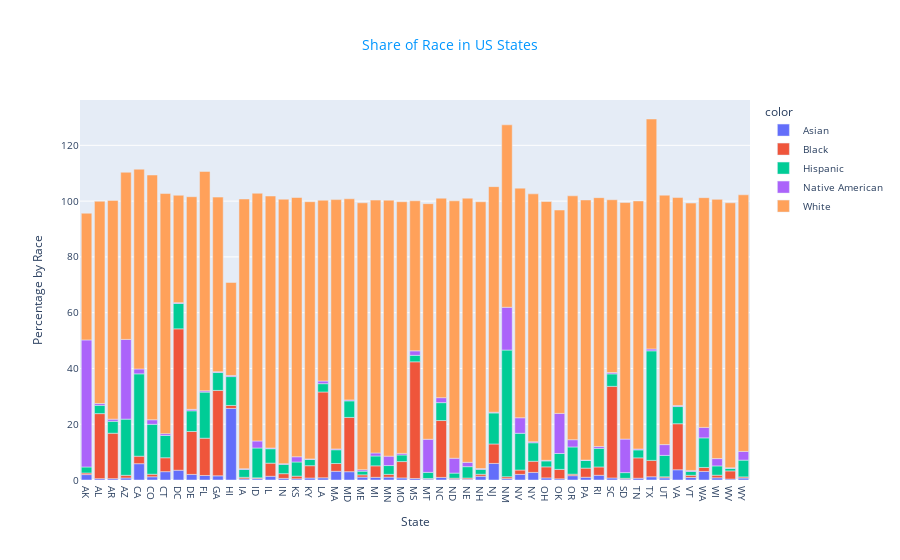

The code cell stored with this chart in its notebook:
### Code cell
bar = px.bar(x=poverty_dataframe['States'], y=poverty_dataframe['Rates'], color=poverty_dataframe['Shares'],title='Share of Race in US States')
bar['layout']['title']['font'] = dict(color='#0096FF')
bar.update_layout(xaxis_title='State', yaxis_title='Percentage by Race', font_size=10, title_x=0.5)

### Figure 1 — Plotly figure (JSON) as saved in the notebook; plotly's stock layout.template omitted (floating-point values rounded to 4 significant figures)
{"data": [{"alignmentgroup": "True", "hovertemplate": "color=Asian<br>x=%{x}<br>y=%{y}<extra></extra>", "legendgroup": "Asian", "marker": {"color": "#636efa", "pattern": {"shape": ""}}, "name": "Asian", "offsetgroup": "Asian", "orientation": "v", "showlegend": true, "textposition": "auto", "type": "bar", "x": ["AK", "AL", "AR", "AZ", "CA", "CO", "CT", "DC", "DE", "FL", "GA", "HI", "IA", "ID", "IL", "IN", "KS", "KY", "LA", "MA", "MD", "ME", "MI", "MN", "MO", "MS", "MT", "NC", "ND", "NE", "NH", "NJ", "NM", "NV", "NY", "OH", "OK", "OR", "PA", "RI", "SC", "SD", "TN", "TX", "UT", "VA", "VT", "WA", "WI", "WV", "WY"], "xaxis": "x", "y": [1.943, 0.4798, 0.4771, 0.7266, 5.851, 1.155, 2.99, 3.5, 2, 1.617, 1.492, 25.65, 0.4008, 0.4877, 1.337, 0.5868, 0.4264, 0.711, 0.7865, 3.116, 2.98, 1.032, 0.9542, 1.026, 0.743, 0.5461, 0.3189, 0.9263, 0.2935, 0.2919, 1.343, 5.945, 0.4939, 2.007, 2.719, 0.7515, 0.4265, 1.556, 0.989, 1.688, 0.74, 0.3179, 0.6373, 1.165, 0.7709, 3.669, 0.9101, 3.075, 0.7908, 0.3411, 0.7177], "yaxis": "y"}, {"alignmentgroup": "True", "hovertemplate": "color=Black<br>x=%{x}<br>y=%{y}<extra></extra>", "legendgroup": "Black", "marker": {"color": "#EF553B", "pattern": {"shape": ""}}, "name": "Black", "offsetgroup": "Black", "orientation": "v", "showlegend": true, "textposition": "auto", "type": "bar", "x": ["AK", "AL", "AR", "AZ", "CA", "CO", "CT", "DC", "DE", "FL", "GA", "HI", "IA", "ID", "IL", "IN", "KS", "KY", "LA", "MA", "MD", "ME", "MI", "MN", "MO", "MS", "MT", "NC", "ND", "NE", "NH", "NJ", "NM", "NV", "NY", "OH", "OK", "OR", "PA", "RI", "SC", "SD", "TN", "TX", "UT", "VA", "VT", "WA", "WI", "WV", "WY"], "xaxis": "x", "y": [0.571, 23.32, 16.3, 0.9545, 2.684, 0.9177, 4.992, 50.7, 15.39, 13.37, 30.63, 1.071, 0.5635, 0.2952, 4.704, 1.688, 0.9605, 4.421, 30.78, 2.795, 19.46, 0.8198, 4.124, 1.001, 5.865, 41.83, 0.2266, 20.4, 0.3574, 0.4205, 0.7156, 6.975, 0.667, 1.567, 4.008, 3.96, 3.376, 0.5308, 3.27, 2.988, 32.83, 0.29, 7.303, 5.869, 0.385, 16.51, 0.7706, 1.427, 0.9373, 2.915, 0.4025], "yaxis": "y"}, {"alignmentgroup": "True", "hovertemplate": "color=Hispanic<br>x=%{x}<br>y=%{y}<extra></extra>", "legendgroup": "Hispanic", "marker": {"color": "#00cc96", "pattern": {"shape": ""}}, "name": "Hispanic", "offsetgroup": "Hispanic", "orientation": "v", "showlegend": true, "textposition": "auto", "type": "bar", "x": ["AK", "AL", "AR", "AZ", "CA", "CO", "CT", "DC", "DE", "FL", "GA", "HI", "IA", "ID", "IL", "IN", "KS", "KY", "LA", "MA", "MD", "ME", "MI", "MN", "MO", "MS", "MT", "NC", "ND", "NE", "NH", "NJ", "NM", "NV", "NY", "OH", "OK", "OR", "PA", "RI", "SC", "SD", "TN", "TX", "UT", "VA", "VT", "WA", "WI", "WV", "WY"], "xaxis": "x", "y": [2.156, 2.98, 4.273, 20.14, 29.53, 17.9, 7.976, 9.1, 7.417, 16.53, 6.415, 10.36, 2.819, 10.7, 5.171, 3.318, 5.072, 2.226, 2.977, 4.938, 5.931, 1.313, 3.535, 3.154, 2.367, 2.322, 2.192, 6.413, 1.823, 4.07, 1.745, 11.12, 45.43, 13.17, 6.629, 2.13, 5.696, 9.759, 2.733, 6.668, 4.475, 2.037, 2.856, 39.28, 7.663, 6.153, 1.38, 10.61, 3.323, 0.9042, 6.003], "yaxis": "y"}, {"alignmentgroup": "True", "hovertemplate": "color=Native American<br>x=%{x}<br>y=%{y}<extra></extra>", "legendgroup": "Native American", "marker": {"color": "#ab63fa", "pattern": {"shape": ""}}, "name": "Native American", "offsetgroup": "Native American", "orientation": "v", "showlegend": true, "textposition": "auto", "type": "bar", "x": ["AK", "AL", "AR", "AZ", "CA", "CO", "CT", "DC", "DE", "FL", "GA", "HI", "IA", "ID", "IL", "IN", "KS", "KY", "LA", "MA", "MD", "ME", "MI", "MN", "MO", "MS", "MT", "NC", "ND", "NE", "NH", "NJ", "NM", "NV", "NY", "OH", "OK", "OR", "PA", "RI", "SC", "SD", "TN", "TX", "UT", "VA", "VT", "WA", "WI", "WV", "WY"], "xaxis": "x", "y": [45.55, 0.6593, 0.7599, 28.59, 1.757, 1.625, 0.6566, 0.3, 0.5237, 0.4554, 0.3003, 0.3881, 0.2714, 2.525, 0.2618, 0.2758, 1.873, 0.2101, 0.9573, 0.302, 0.3409, 0.545, 1.077, 3.363, 0.5689, 1.615, 11.87, 1.788, 5.33, 1.56, 0.2875, 0.2571, 15.34, 5.577, 0.3613, 0.215, 14.38, 2.606, 0.1616, 0.6706, 0.4628, 12.03, 0.3166, 0.6779, 3.87, 0.3423, 0.3697, 3.75, 2.62, 0.2002, 3.124], "yaxis": "y"}, {"alignmentgroup": "True", "hovertemplate": "color=White<br>x=%{x}<br>y=%{y}<extra></extra>", "legendgroup": "White", "marker": {"color": "#FFA15A", "pattern": {"shape": ""}}, "name": "White", "offsetgroup": "White", "orientation": "v", "showlegend": true, "textposition": "auto", "type": "bar", "x": ["AK", "AL", "AR", "AZ", "CA", "CO", "CT", "DC", "DE", "FL", "GA", "HI", "IA", "ID", "IL", "IN", "KS", "KY", "LA", "MA", "MD", "ME", "MI", "MN", "MO", "MS", "MT", "NC", "ND", "NE", "NH", "NJ", "NM", "NV", "NY", "OH", "OK", "OR", "PA", "RI", "SC", "SD", "TN", "TX", "UT", "VA", "VT", "WA", "WI", "WV", "WY"], "xaxis": "x", "y": [45.43, 72.51, 78.45, 59.93, 71.63, 87.77, 86.11, 38.5, 76.25, 78.67, 62.59, 33.37, 96.71, 88.82, 90.36, 94.82, 92.96, 92.23, 64.81, 89.39, 72.12, 95.69, 90.67, 91.8, 90.24, 53.8, 84.48, 71.52, 92.29, 94.72, 95.68, 80.89, 65.42, 82.33, 88.88, 92.8, 72.93, 87.45, 93.25, 89.23, 61.98, 84.82, 88.95, 82.45, 89.44, 74.6, 95.87, 82.38, 92.96, 95.04, 92.02], "yaxis": "y"}], "layout": {"barmode": "relative", "font": {"size": 10}, "legend": {"title": {"text": "color"}, "tracegroupgap": 0}, "title": {"font": {"color": "#0096FF"}, "text": "Share of Race in US States", "x": 0.5}, "xaxis": {"anchor": "y", "domain": [0, 1], "title": {"text": "State"}}, "yaxis": {"anchor": "x", "domain": [0, 1], "title": {"text": "Percentage by Race"}}}}
